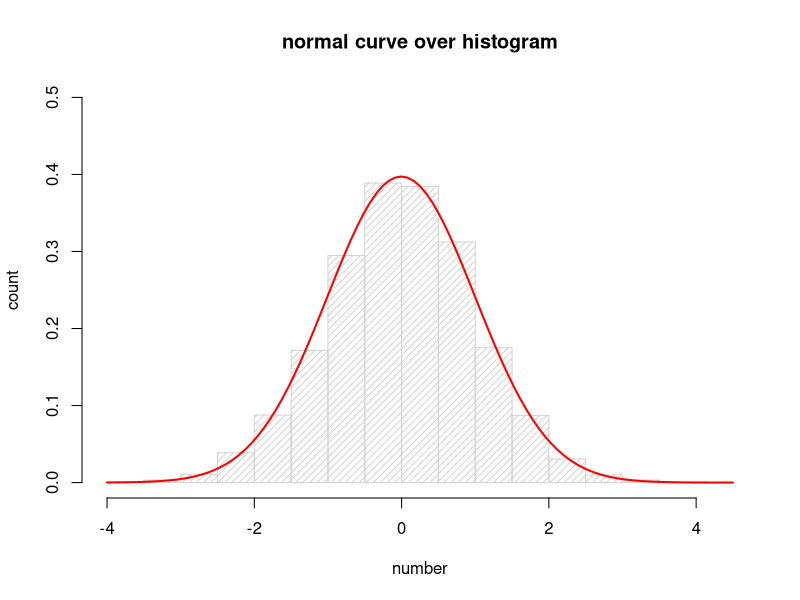

R code for this plot: (Note: this script raises an error after producing the figure.)
#Brett Matzke 
#Windows 10 64bit
#Script 1 of 2
#Script 1 UA assignment one 1 - 6
#Script 2 UA assignment two 7 - 14
#List of Libraries Used
#ggplot2


library('ggplot2')

#Generate 5000 random numbers in a normal distribution 

rand.data <- rnorm(5000)

#Mean and SD for data
rand.mean <- mean(rand.data)
print(paste("Mean =", rand.mean))
rand.sd <- sd(rand.data)
print(paste("Standard Deviation =", rand.sd))

#create dataframe from the random numbers for ggplot histogram
rand.df <- data.frame(
  rand.data
)

#Test Non-ggplot2 histogram
rand.plot = rand.df$rand.data
m <- mean(rand.plot)
std<-sqrt(var(rand.plot))
hist(rand.plot, density=20, breaks=20, prob=TRUE, 
     xlab="number", ylim=c(0, .5), 
     ylab="count",
     main="normal curve over histogram")
curve(dnorm(x, mean=m, sd=std), 
    col="red", lwd=2, add=TRUE)

#TEST Plot with ggplot
rand.df <- data.frame(
  rand.data = c(rnorm(5000)),
  stringsAsFactors = FALSE
)


#Create a file desc.txt that displays mean and standard deviation from dataframe
sink("desc.txt")
#can specify link to file on my computer but want the output to working directory where scrit is running
rand.mean <- mean(rand.data)
print(paste("Mean =", rand.mean))
rand.sd <- sd(rand.data)
print(paste("Standard Deviation =", rand.sd))
sink()
unlink

#rename and save Rplots.pdf as histo.pdf
pdf(file="histo.pdf")


#4.1 use read.table to read in data
dietdata=read.table("diet.csv", header = TRUE, sep = ",")

#check data for variables and formatting
#print (head(dietdata))
#print(summary(dietdata))
#@print(summary.aov(dietdata))

#assign df$fields to variables to make things a bit easier to code
weight_loss<-dietdata$delta_weight
age <- dietdata$Age
height <- dietdata$Height
old_weight <- dietdata$pre.weight
diet<-dietdata$Diet 

weight.data <- data.frame (
  weight_loss,
  age,
  height,
  old_weight,
  diet
)

#print(weight.data)
#print(summary(weightloss.data))

print(weight.data)
print(summary(weight.data))

#4.2 oneway Anova

weightloss.anova = oneway.test(weight_loss~diet)
summary(weightloss.anova)

#4.3 pairwise t-test

pairwise.t.test(weight_loss, diet,
                p.adjust.method = "BH")

#box plot to visually check the data

diet.box <-ggboxplot(weight.data, x = "diet", y = "weight_loss", 
                     color = "diet", palette = c("#00AFBB", "#E7B800", "#ff2929"),
                     order = c("a", "b", "c"),
                     ylab = "Weight lost", xlab = "diet")


#4.2 Error bar charts

diet.bar <- ggbarplot(weight.data, x = "diet", y = "weight_loss", 
                      color = "diet", palette = c("#00AFBB", "#E7B800", "#ff2929"),
                      order = c("a", "b", "c"),
                      ylab = "Weight lost", xlab = "diet",
                      add = "mean_se", add.params = list(group = "diet"),
                      position = position_dodge(0.8))


print(diet.box)
print(diet.bar)

#5 - Kruskal Wallis test to examine it without assumptions of normality
kruskal.test(weight_loss~diet)

#5.1 Choose 2 or more categories and test correlation between them using Pearson and Spearman Rank methods

#corr <- cor.test(x=age, y=weight_loss, method = 'pearson')
#corr <- cor.test(x="age", y="weight_loss", method = 'spearman')

spearman <- cor(age, weight_loss, method = "spearman")
pearsons <- cor.test(age, weight_loss, method = "pearson")
print(pearsons)
print(spearman)



#5.2 Make scatterplot showing relation

ageplot <- ggplot(weight.data, aes(x=age, y=weight_loss, color="red")) + geom_point(shape=4)
heightplot <- ggplot(weight.data, aes(x=height, y=weight_loss, color="blue")) + geom_point(shape=2)
oldweight.plot <- ggplot(weight.data, aes(x=old_weight, y=weight_loss, color="green")) + geom_point(shape=3)

print(ageplot)

#5.3 Run a one sample KS test to test for Normality
#visual test:
ggdensity(weight_loss, 
          main = "Density plot of Weight Loss",
          xlab = "weight_loss")

#KS test
#ks.test(weight_loss, age)
#further troubleshooting needed

#5.4 Evaluated outcomes of non-parametric tests Why ot why not?



#5.5 Output to screen


#end of script 1 printing all relevant out put to a single file

#6 - linear regression - 
#6.1 Run a similar linear regression on your correlations from 5
weight.reg <- lm(formula = weight_loss ~ age, data = weight.data)
summary(weight.reg)
plot(age, weight_loss, pch = 16, cex = 1.3, col = "red", main = "Weight loss against age", abline(4.43570, -0.01509), xlab = "age", ylab = "Weight loss")

print(weight.reg)

#6.2 Compare results

#6.3 When do you use regression?  Correlation?

#6.4 Plot results




#output to file for all the analysis
sink(file = 'bmatzkeUA1part1.txt')

sink()
#stop writing to text file
#output of plots to file 
#need to make sure I have all plots to variables and then printing the variables.
pdf(file = 'bmatzkeUA1part1plots.pdf')


dev.off() 
#close file
